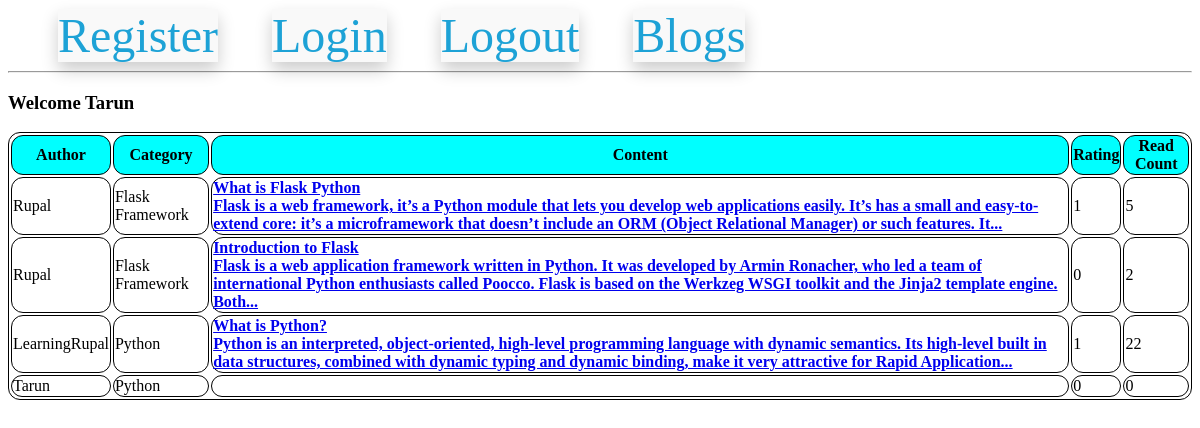
Page /listAllBlogs (signed in) on the committed database.
### models.py (models this page shows, shortened)
class UserModel(UserMixin,db.Model):
    __tablename__ = 'users'
    id = db.Column(db.Integer, primary_key=True)
    email = db.Column(db.String(100), unique=True)
    username = db.Column(db.String(100))
    password_hash = db.Column(db.String(250))

class BlogModel(db.Model):
    id = db.Column(db.Integer,primary_key=True)
    category_id = db.Column(db.Integer,db.ForeignKey('category_master.category_id'), nullable=False)
    blog_user_id = db.Column(db.Integer,db.ForeignKey('users.id'), nullable=False)
    blog_text = db.Column(db.Text, nullable=False)
    blog_creation_date = db.Column(db.DateTime)
    blog_read_count = db.Column(db.Integer, default=0)
    blog_rating_count = db.Column(db.Integer, default=0)

### routes.py (the view)
@app.route('/listAllBlogs')
def list_all_blogs():
    all_blogs = BlogModel.query.all()
    all_users = UserModel.query.all()
    print(all_blogs)
    return render_template('list_all_blogs.html',all_blogs=all_blogs, all_users=all_users, all_categories = global_all_category_name)

### models.py (called while the page is built)
@login.user_loader
def load_user(id):
    return UserModel.query.get(int(id))

### templates/list_all_blogs.html (shortened to what this page needs)
{% extends 'base.html'%}
{% block content%}
    {% if current_user.username == Null %}
    <h3>Welcome Guest</h3>
    {% else %}
    <h3>Welcome {{current_user.username}}</h3>
    {% endif %}
    <table>
        <thead>
            <th>
                Author
            </th>
            <th>
                Category
            </th>
            <th>Content</th>
            <th>Rating</th>
            <th>Read Count</th>
        </thead>
        <tbody>
            {% for a_blog in all_blogs %}
            <tr>
                <td>{{ all_users[a_blog.blog_user_id-1].username}}</td>
                <td>{{ all_categories[a_blog.category_id-1] }}</td>
                {% if current_user.is_authenticated %}
                   <td> <a href="/blogDetail/{{a_blog.id}}/{{all_users[a_blog.blog_user_id-1].username}}/{{ all_categories[a_blog.category_id-1] }}">{{ a_blog.blog_text|safe|truncate(275) }}</a></td>
                {% else %}
                <td>{{ a_blog.blog_text|safe|truncate(275) }}</td>
                {% endif %}
                <td>{{ a_blog.blog_rating_count }}</td>
                <td>{{ a_blog.blog_read_count }}</td>
            </tr>
           {% endfor%}
        </tbody>
    </table>
{% endblock %}

### templates/list_all_blogs.html (style rules this page uses)
th { background-color: aqua; }
table, td, th { border: 1px solid black; border-radius: 12px; }

### rows in the picture
UserModel: username "Tarun"
BlogModel: all_categories "Flask Framework", blog_text "What is Flask Python Flask is a web framework, it’s a Python module that lets you develop web applications easily. It’s has a small and easy-to-extend core: it’s a microframework that doesn’t include an ORM (Object Relational Manager) or such features. It...", blog_rating_count "1", blog_read_count "5"
UserModel: username "Rupal"
BlogModel: all_categories "Flask Framework", blog_text "Introduction to Flask Flask is a web application framework written in Python. It was developed by Armin Ronacher, who led a team of international Python enthusiasts called Poocco. Flask is based on the Werkzeg WSGI toolkit and the Jinja2 template engine. Both...", blog_rating_count "0", blog_read_count "2"
BlogModel: all_categories "Python", blog_text "What is Python? Python is an interpreted, object-oriented, high-level programming language with dynamic semantics. Its high-level built in data structures, combined with dynamic typing and dynamic binding, make it very attractive for Rapid Application...", blog_rating_count "1", blog_read_count "22"
UserModel: username "LearningRupal"
BlogModel: all_categories "Python", blog_rating_count "0", blog_read_count "0"
